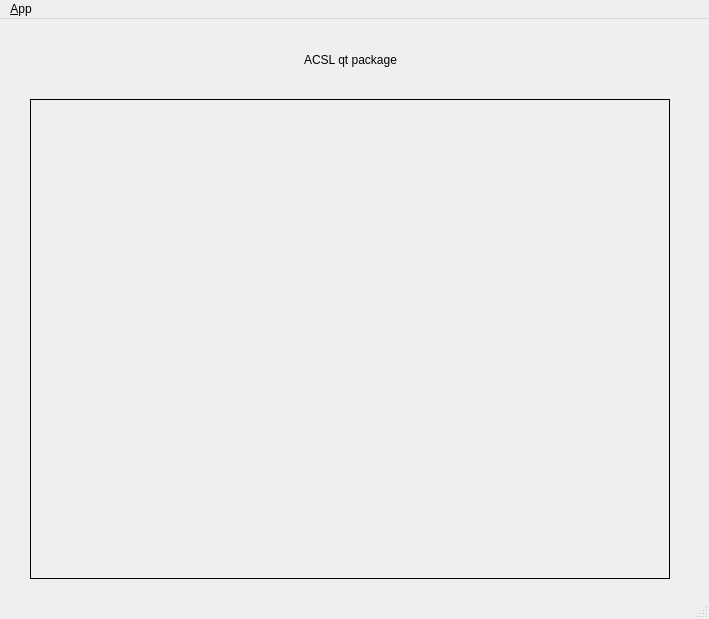
<?xml version="1.0" encoding="UTF-8"?>
<ui version="4.0">
 <class>MainWindowDesign</class>
 <widget class="QMainWindow" name="MainWindowDesign">
  <property name="geometry">
   <rect>
    <x>0</x>
    <y>0</y>
    <width>709</width>
    <height>619</height>
   </rect>
  </property>
  <property name="windowTitle">
   <string>QRosApp</string>
  </property>
  <property name="windowIcon">
   <iconset resource="../resources/images.qrc">
    <normaloff>:/images/icon.png</normaloff>:/images/icon.png</iconset>
  </property>
  <property name="locale">
   <locale language="English" country="Australia"/>
  </property>
  <widget class="QWidget" name="centralwidget">
   <widget class="QLabel" name="labelOrg">
    <property name="geometry">
     <rect>
      <x>30</x>
      <y>80</y>
      <width>640</width>
      <height>480</height>
     </rect>
    </property>
    <property name="frameShape">
     <enum>QFrame::Box</enum>
    </property>
    <property name="text">
     <string/>
    </property>
   </widget>
   <widget class="QLabel" name="label">
    <property name="geometry">
     <rect>
      <x>250</x>
      <y>20</y>
      <width>201</width>
      <height>41</height>
     </rect>
    </property>
    <property name="styleSheet">
     <string notr="true">font: 18pt &quot;Ubuntu&quot;;</string>
    </property>
    <property name="text">
     <string>ACSL qt package</string>
    </property>
    <property name="alignment">
     <set>Qt::AlignCenter</set>
    </property>
   </widget>
  </widget>
  <widget class="QMenuBar" name="menubar">
   <property name="geometry">
    <rect>
     <x>0</x>
     <y>0</y>
     <width>709</width>
     <height>22</height>
    </rect>
   </property>
   <widget class="QMenu" name="menu_File">
    <property name="title">
     <string>&amp;App</string>
    </property>
    <addaction name="action_Preferences"/>
    <addaction name="separator"/>
    <addaction name="actionAbout"/>
    <addaction name="actionAbout_Qt"/>
    <addaction name="separator"/>
    <addaction name="action_Quit"/>
   </widget>
   <addaction name="menu_File"/>
  </widget>
  <widget class="QStatusBar" name="statusbar"/>
  <action name="action_Quit">
   <property name="text">
    <string>&amp;Quit</string>
   </property>
   <property name="shortcut">
    <string>Ctrl+Q</string>
   </property>
   <property name="shortcutContext">
    <enum>Qt::ApplicationShortcut</enum>
   </property>
  </action>
  <action name="action_Preferences">
   <property name="text">
    <string>&amp;Preferences</string>
   </property>
  </action>
  <action name="actionAbout">
   <property name="text">
    <string>&amp;About</string>
   </property>
  </action>
  <action name="actionAbout_Qt">
   <property name="text">
    <string>About &amp;Qt</string>
   </property>
  </action>
 </widget>
 <resources>
  <include location="../resources/images.qrc"/>
 </resources>
 <connections>
  <connection>
   <sender>action_Quit</sender>
   <signal>triggered()</signal>
   <receiver>MainWindowDesign</receiver>
   <slot>close()</slot>
   <hints>
    <hint type="sourcelabel">
     <x>-1</x>
     <y>-1</y>
    </hint>
    <hint type="destinationlabel">
     <x>399</x>
     <y>299</y>
    </hint>
   </hints>
  </connection>
 </connections>
</ui>
